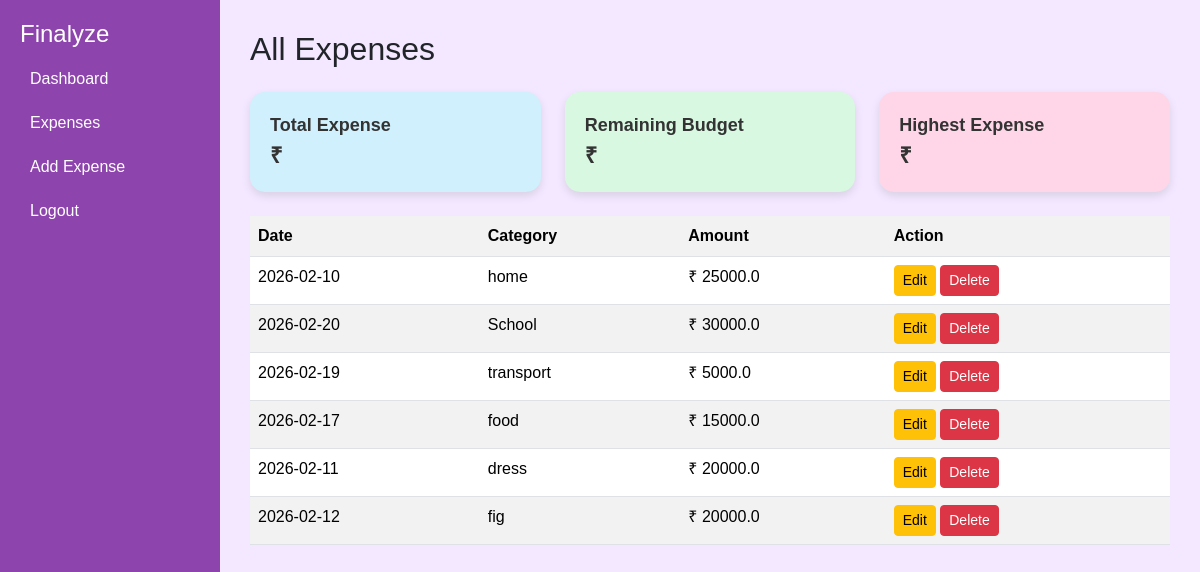
The app's page /expenses (signed in), older data.
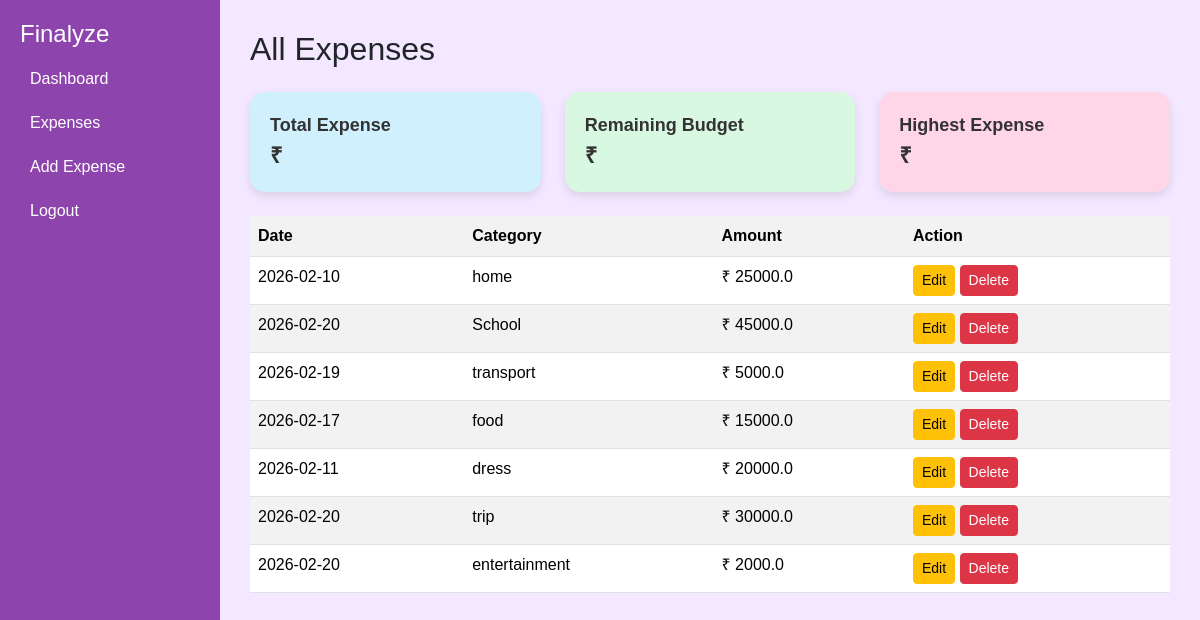
The same page, newer data.
### tables this page shows
CREATE TABLE expenses (
            id INTEGER PRIMARY KEY AUTOINCREMENT,
            user_id INTEGER,
            date TEXT,
            category TEXT,
            description TEXT,
            amount REAL,
            FOREIGN KEY(user_id) REFERENCES users(id)
        );

### app.py (the view)
@app.route("/expenses")
def expenses_page():
    if "user_id" not in session:
        return redirect("/login")
    conn = get_db()
    c = conn.cursor()
    c.execute("SELECT * FROM expenses WHERE user_id=?", (session["user_id"],))
    expenses = c.fetchall()
    conn.close()
    return render_template("expenses.html", expenses=expenses)

### app.py (called while the page is built)
def get_db():
    conn = sqlite3.connect(DB_PATH)
    conn.row_factory = sqlite3.Row
    return conn

### templates/expenses.html (shortened to what this page needs)
<!DOCTYPE html>
<html>
<head>
<link href="https://cdn.jsdelivr.net/npm/bootstrap@5.3.2/dist/css/bootstrap.min.css" rel="stylesheet">
</head>
<body>
<div id="wrapper">
<div id="sidebar">
<h4>Finalyze</h4>
<a href="/dashboard">Dashboard</a>
<a href="/expenses">Expenses</a>
<a href="/add">Add Expense</a>
<a href="/logout">Logout</a>
</div>
<div id="content">
<h2 class="mb-4">All Expenses</h2>
<div class="row mb-4">
    <div class="col-md-4">
        <div class="summary-card pastel-blue">
            <div class="card-title">Total Expense</div>
            <div class="card-value">₹ {{ total_expense }}</div>
        </div>
    </div>
    <div class="col-md-4">
        <div class="summary-card pastel-green">
            <div class="card-title">Remaining Budget</div>
            <div class="card-value">₹ {{ remaining_expense }}</div>
        </div>
    </div>
    <div class="col-md-4">
        <div class="summary-card pastel-pink">
            <div class="card-title">Highest Expense</div>
            <div class="card-value">₹ {{ highest_expense }}</div>
        </div>
    </div>
</div>
<table class="table table-striped">
<tr>
<th>Date</th>
<th>Category</th>
<th>Amount</th>
<th>Action</th>
</tr>
{% for e in expenses %}
<tr>
<td>{{ e.date }}</td>
<td>{{ e.category }}</td>
<td>₹ {{ e.amount }}</td>
<td>
<a href="/edit/{{ e.id }}" class="btn btn-warning btn-sm">Edit</a>
<a href="/delete/{{ e.id }}" class="btn btn-danger btn-sm">Delete</a>
</td>
</tr>
{% else %}
<tr><td colspan="4">No expenses yet</td></tr>
{% endfor %}
</table>
</div>
</div>
</body>
</html>

### templates/expenses.html (style rules this page uses)
body { margin:0; font-family:Arial; }
#wrapper { display:flex; min-height:100vh; }
#sidebar { width:220px; background:#8e44ad; color:white; padding:20px; }
#sidebar a { display:block; color:white; padding:10px; text-decoration:none; }
#content { flex:1; padding:30px; background:#f3e8ff; }
.summary-card { border-radius:15px; padding:20px; color:#333; font-weight:bold; box-shadow:0 4px 10px rgba(0,0,0,0.1); }
.pastel-blue { background:#d0f0fd; }
.pastel-green { background:#d8f8e1; }
.pastel-pink { background:#ffd6e8; }
.card-title { font-size:18px; }
.card-value { font-size:22px; }

Row changes from the older to the newer data that the page shows:
removed expenses: date "2026-02-12", category "fig", amount "20000.0"
changed expenses "School": amount "30000.0" → "45000.0"
added expenses: date "2026-02-20", category "trip", amount "30000.0"
added expenses: date "2026-02-20", category "entertainment", amount "2000.0"
